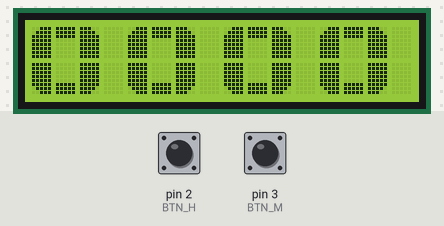
Bench run of a sketch on a simulated Arduino Uno, built with avr-gcc and run on an emulated ATmega328P. Shown: 16×2 character LCD. The inputs (shaded band) are chosen by the test bench; at power-on: pin 2 (BTN_H) HIGH, pin 3 (BTN_M) HIGH.

Above: at 1.6 s.
1.7 s: pin 2 (BTN_H) pulled LOW for 3.2 s
At 5.4 s:
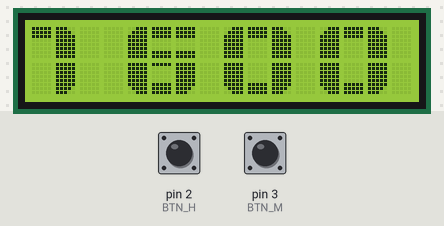
6.4 s: pin 3 (BTN_M) pulled LOW for 0.15 s
At 7.2 s:
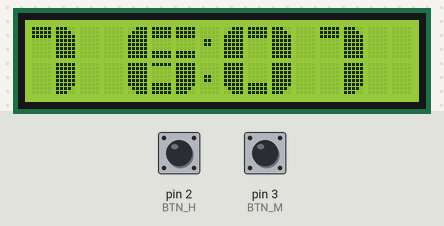
9.5 s: pin 2 (BTN_H) pulled LOW for 0.15 s
At 10.0 s:
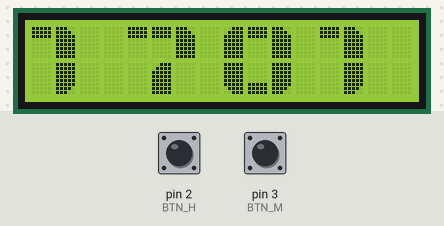
12.6 s: pin 3 (BTN_M) pulled LOW for 3.2 s
At 16.1 s:
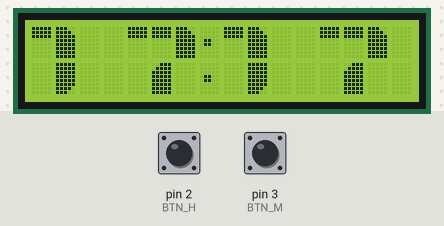
17.3 s: pin 2 (BTN_H) pulled LOW for 1 s
At 18.4 s:
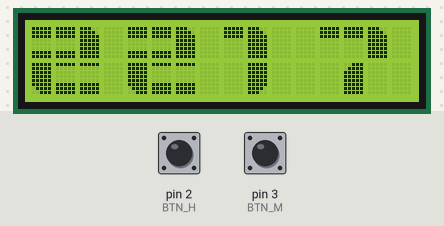
19.8 s: pin 3 (BTN_M) pulled LOW for 1 s
At 21.4 s:
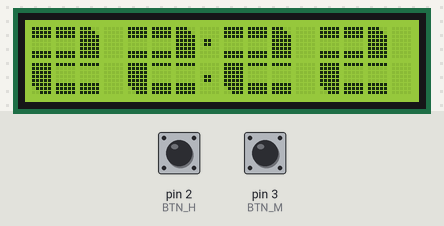
Timing chart, 0 to 22.9 s (numbered marks = the images above; inputs shaded):
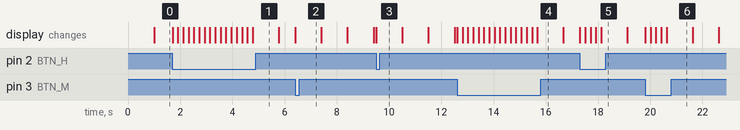

The sketch:

BigClock.ino
```cpp
#include <LiquidCrystal.h>

#define BTN_H  2
#define BTN_M  3

// RS, EN, D4, D5, D6, D7
LiquidCrystal lcd(8, 9, 4, 5, 6, 7);

uint8_t LT[]  = {B00111,B01111,B11111,B11111,B11111,B11111,B11111,B11111};
uint8_t UB[]  = {B11111,B11111,B11111,B00000,B00000,B00000,B00000,B00000};
uint8_t RT[]  = {B11100,B11110,B11111,B11111,B11111,B11111,B11111,B11111};
uint8_t LL[]  = {B11111,B11111,B11111,B11111,B11111,B11111,B01111,B00111};
uint8_t LB[]  = {B00000,B00000,B00000,B00000,B00000,B11111,B11111,B11111};
uint8_t LR[]  = {B11111,B11111,B11111,B11111,B11111,B11111,B11110,B11100};
uint8_t UMB[] = {B11111,B11111,B11111,B00000,B00000,B00000,B11111,B11111};
uint8_t LMB[] = {B11111,B00000,B00000,B00000,B00000,B11111,B11111,B11111};

const uint8_t digits[10][6] = {
  {0,1,2, 3,4,5},    // 0
  {1,2,32, 32,5,32}, // 1
  {6,6,2, 3,7,7},    // 2
  {6,6,2, 7,7,5},    // 3
  {3,4,2, 32,32,5},  // 4
  {255,6,6, 7,7,5},  // 5
  {0,6,6, 3,7,5},    // 6
  {1,1,2, 32,0,32},  // 7
  {0,6,2, 3,7,5},    // 8
  {0,6,2, 32,32,5},  // 9
};

void writeDigit(int digit, int col) {
  lcd.setCursor(col, 0);
  lcd.write(digits[digit][0]);
  lcd.write(digits[digit][1]);
  lcd.write(digits[digit][2]);
  lcd.setCursor(col, 1);
  lcd.write(digits[digit][3]);
  lcd.write(digits[digit][4]);
  lcd.write(digits[digit][5]);
}

int h = 0, m = 0, s = 0;
unsigned long lastTick = 0;
bool colonOn = true;

void drawColon(bool visible) {
  lcd.setCursor(7, 0);
  lcd.write(visible ? (byte)165 : ' ');
  lcd.setCursor(7, 1);
  lcd.write(visible ? (byte)165 : ' ');
}

void drawClock() {
  writeDigit(h / 10, 0);
  writeDigit(h % 10, 4);
  drawColon(colonOn);
  writeDigit(m / 10, 8);
  writeDigit(m % 10, 12);
}

void setup() {
  pinMode(BTN_H, INPUT_PULLUP);
  pinMode(BTN_M, INPUT_PULLUP);
  lcd.begin(16, 2);
  lcd.createChar(0, LT);
  lcd.createChar(1, UB);
  lcd.createChar(2, RT);
  lcd.createChar(3, LL);
  lcd.createChar(4, LB);
  lcd.createChar(5, LR);
  lcd.createChar(6, UMB);
  lcd.createChar(7, LMB);
  lcd.clear();
  drawClock();
}

void loop() {
  if (digitalRead(BTN_H) == LOW) {
    h = (h + 1) % 24;
    s = 0; lastTick = millis();
    drawClock();
    delay(200);
  }
  if (digitalRead(BTN_M) == LOW) {
    m = (m + 1) % 60;
    s = 0; lastTick = millis();
    drawClock();
    delay(200);
  }
  if (millis() - lastTick >= 1000) {
    lastTick = millis();
    s++;
    if (s >= 60) { s = 0; m++; }
    if (m >= 60) { m = 0; h++; }
    if (h >= 24) { h = 0; }
    colonOn = !colonOn;
    drawClock();
  }
}
```

Measured:
- after the input at 1.7 s, the display: first changes at once (image 1 shows a later state)
- after the input at 6.4 s, the display: changes at once (image 2)
- after the input at 9.5 s, the display: changes at once (image 3)
- after the input at 12.6 s, the display: first changes at once (image 4 shows a later state)
- after the input at 17.3 s, the display: first changes at once (image 5 shows a later state)
- after the input at 19.8 s, the display: first changes at once (image 6 shows a later state)
